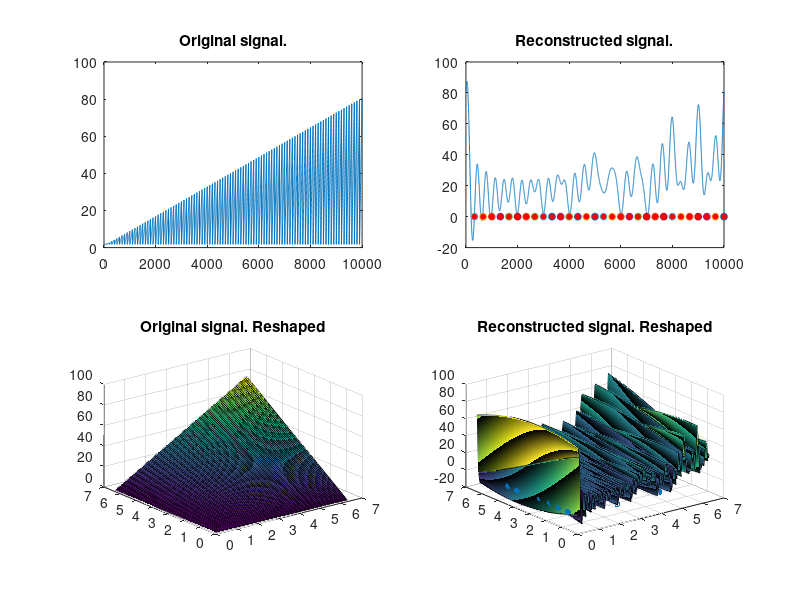

Write the MATLAB code that produced this figure.
%% 2D simple
clear; clc; close all;
% Create a sample 2D signal matrix
originalSignal = randn(5, 3);

% Perform QR decomposition with column pivoting
[Q, R, P] = qr(originalSignal, 'vector');

% Reconstruct the original signal after pivoting
reconstructedSignal = Q * R(:, P);

% Display the original and reconstructed signals
disp('Original Signal:');
disp(originalSignal);
disp('Reconstructed Signal after Pivoting:');
disp(reconstructedSignal);



%% 1D example
clear; clc; close all;
N = 4096;
t = linspace(0,1,N);
x = cos(2*pi*t) .* cos(2*pi*t) + 2.*t.*t;

r = 1;
fourierBasisMatrix = zeros(N,r);

Psi = dct(eye(N,r));

% Psi = peaks(eye(N,r));
% POD
[Psi, ~, ~] = svd(Psi, 'econ');
% QR decompsition
[~,~,pivot] = qr(Psi(:, 1:r)', 'vector');
% C matrix
sensors = pivot(1:r);
% Y vector
y = x(sensors);
% Theta
Theta = Psi(sensors, 1:r);

% L1 minimization for random sensors
% cvx_begin;
%     variable a(N);
%     minimize (norm(a,1));
%     subject to 
%         Theta*a == y';
% 
% cvx_end;

% Finding a
% a = Theta \ y';
a = pinv(Theta) * y';
xrecon = Psi(:,1:r)*a;

% Plot reconstructed x
figure(1);
subplot(2,1,1)
plot(x)
subplot(2,1,2)
plot(xrecon)
hold on
for i=1:length(sensors)
    plot(sensors(i), 0, 'o', 'MarkerSize', 5, 'MarkerFaceColor', 'red');
end

%% 2D example
clear; clc; close all;
N = 100;
L = 2*pi;
x = linspace(0,L,N);
y = linspace(0,L,N);
[X,Y] = meshgrid(x,y);
x_input = sin(pi*X) * cos(pi*Y) + 2.*X.*Y;
% x_input = peaks(X,Y);
x_input = reshape(x_input, [], 1);
r = 30;
% Fourier basis;
Psi = real(fft2(eye(N*N,r)));
% Psi = dct2(eye(N*N,r));
% POD
[Psi, S, V] = svd(Psi, 'econ');
% QR decompsition
[~,~,pivot] = qr(Psi(:, 1:r)', 'vector');
% C matrix
sensors = pivot(1:r);
% Theta
Theta = Psi(sensors, 1:r);
% Y matrix
y = x_input(sensors);
% xqr = Psi(:,1:r)*(pinv(Psi(pivot,1:r))*x_input(pivot));

% Finding a
a = pinv(Theta) * y;
xrecon = Psi(:,1:r)*a;
% Plot reconstructed x
figure(1);
subplot(2,2,1)
plot(x_input)
title("Original signal.")
subplot(2,2,2)
plot(xrecon)
title("Reconstructed signal.")
hold on
for i=1:length(sensors)
    plot(sensors(i), 0, 'o', 'MarkerSize', 5, 'MarkerFaceColor', 'red');
end
hold off
subplot(2,2,3)
surf(X,Y, reshape(x_input, [N,N]))
title("Original signal. Reshaped")
subplot(2,2,4)
surf(X,Y, reshape(xrecon, [N,N]))
title("Reconstructed signal. Reshaped")
hold on
points = zeros(1,N*N);
points(1:r) = sensors;
points2d = zeros(N,N);
for i = 1:length(points)
    if points(i) > 0
        row =  ceil(points(i) / N);
        col = mod(points(i) - 1, N) + 1;
        points2d(row, col) = 1;
    end
end
scatter3(X(points2d>0), Y(points2d>0), points2d(points2d > 0),20, 'red', 'filled');
% for i=1:length(pivot)
%     scatter(pivot(), 0, 0, 'o', 'MarkerSize', 5, 'MarkerFaceColor', 'red');
% end
hold off